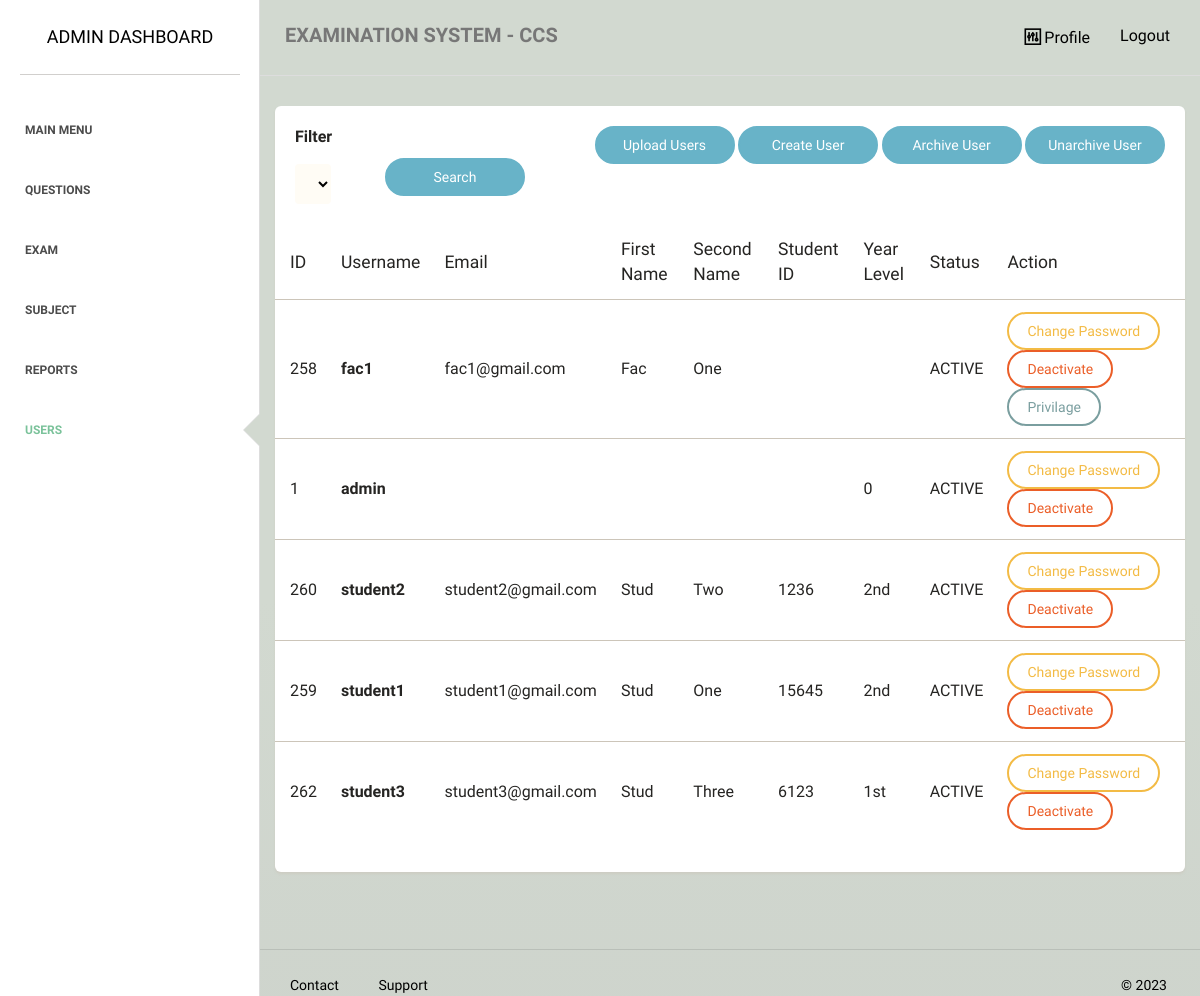
Page /admin/user/index.php on the committed database.
### tables this page shows
CREATE TABLE `accounts` (
  `id` int(255) NOT NULL,
  `username` varchar(255) NOT NULL,
  `password` varchar(255) NOT NULL,
  `role` varchar(255) NOT NULL,
  `email` varchar(255) NOT NULL,
  `first_name` varchar(255) NOT NULL,
  `last_name` varchar(255) NOT NULL,
  `student_id` varchar(255) DEFAULT NULL,
  `status` varchar(50) NOT NULL,
  `list_of_subject` varchar(2000) DEFAULT NULL,
  `yearlevel` varchar(10) DEFAULT NULL
);

### admin/user/index.php (the view, shortened to what this page needs)
<?php
require_once "../../dbconnect.php";
$search1 = $_GET['search1'] ?? '';
if ($search1) {
    $statement = $pdo->prepare('SELECT * FROM accounts WHERE role like :role');
    $statement->bindValue(':role', "%$search1%");
} else {
    $statement = $pdo->prepare('SELECT * FROM accounts order by student_id asc');
}
$statement->execute();
$procdata = $statement->fetchAll(PDO::FETCH_ASSOC);
?>
<!doctype html>
<html lang="en">
<head>
    <link href="../../assets/css/main.css" rel="stylesheet" />
    <link href="../../assets/css/animate.css" rel="stylesheet"/>
    <link href="../../assets/css/paper-dashboard.css" rel="stylesheet"/>
    <link href="../../assets/css/demo.css" rel="stylesheet" />
    <link href="http://maxcdn.bootstrapcdn.com/font-awesome/latest/css/font-awesome.min.css" rel="stylesheet">
    <link href="../../assets/css/themify-icons.css" rel="stylesheet">
</head>
<body>
<div class="wrapper">
    <div class="sidebar" data-background-color="white" data-active-color="success">
    	<div class="sidebar-wrapper">
            <div class="logo">
                <a href="" class="simple-text">
                    Admin Dashboard
                </a>
            </div>
            <ul class="nav">
                <li>
                    <a href="../">
                        <p>Main Menu</p>
                    </a>
                </li>
                <li>
                    <a href="../questions/">
                        <p>Questions</p>
                    </a>
                </li>
                <li>
                    <a href="../exams/">
                        <p>Exam</p>
                    </a>
                </li>
                <li>
                    <a href="../class/">
                        <p>Subject</p>
                    </a>
                </li>
                <li>
                    <a href="../generate/">
                        <p>Reports</p>
                    </a>
                </li>
                <li  class="active">
                    <a href="../user/">
                        <p>Users</p>
                    </a>
                </li>
            </ul>
    	</div>
    </div>
    <div class="main-panel">
        <nav class="navbar navbar-default">
            <div class="container-fluid">
                <div class="navbar-header">
                    <a class="navbar-brand" href="#">EXAMINATION SYSTEM - CCS</a>
                </div>
                <div class="collapse navbar-collapse">
                    <ul class="nav navbar-nav navbar-right">
                        <li>
                            <a href="../profile.php">
                                <i class="ti-panel"></i>
								<p>Profile</p>
                            </a>
                        </li>
						<li>
                            <a href="../../logout">
								<p>Logout</p>
                            </a>
                        </li>
                    </ul>
                </div>
            </div>
        </nav>
        <div class="content">
            <div class="container-fluid">
                <div class="row">
                    <div class="">
                        <div class="card ">
                            <div class="header">
                                <div class="header-arrangement">
                                    <div class="right">
                                        <form action="" method="get">
                                            <div class="flex">
                                                <p><b>Filter</b></p>
                                                <div class="row">
                                                    <div class="col-md-2">
                                                        <select name="search1" class="form-control" style="font-size: medium;">
                                                            <option value="" selected>Select</option>
                                                        </select>
                                                    </div>
                                                    <button type="submit"  class="btn btn-info btn-fill btn-wd" style="margin-left:5rem; margin-bottom:1rem;">Search</button>
                                                </div>
                                            </div>
                                        </form>
                                    </div>
                                    <div class="left">
                                        <a href="upload_user.php" class="btn btn-info btn-fill btn-wd">Upload Users</a>
                                        <a href="user_type.php" class="btn btn-info btn-fill btn-wd">Create User</a>
                                        <a href="mark_archive.php?search1=<?php echo $search1; ?>" class="btn btn-info btn-fill btn-wd">Archive User</a>
                                        <a href="mark_activate.php?search1=<?php echo $search1; ?>" class="btn btn-info btn-fill btn-wd">Unarchive User</a>
                                    </div>
                                </div>
                            </div>
                            <div class="content table-responsive table-full-width">
                                <table class="table">
                                    <thead>
                                        <th>ID</th>
                                    	<th>Username</th>
                                    	<th>Email</th>
                                    	<th>First Name</th>
                                    	<th>Second Name</th>
                                    	<th>Student ID</th>
                                    	<th>Year Level</th>
                                    	<th>Status</th>
                                    	<th>Action</th>
                                    </thead>
                                    <tbody>
                                        <?php foreach ($procdata as $i => $item): ?>
                                        <tr>
                                        	<td style="font-size:medium;"><?php echo $item['id']; ?></td>
                                        	<td style="font-size:medium;"><b><?php echo $item['username']; ?></b></td>
                                        	<td style="font-size:medium;"><?php echo $item['email']; ?></td>
                                        	<td style="font-size:medium;"><?php echo $item['first_name']; ?></td>
                                        	<td style="font-size:medium;"><?php echo $item['last_name']; ?></td>
                                            <td style="font-size:medium;"><?php echo $item['student_id']; ?></td>
                                            <td style="font-size:medium;"><?php echo $item['yearlevel']; ?></td>
                                        	<td style="font-size:medium;"><?php echo strtoupper($item['status']); ?></td>
                                        	<td style="text-align:left;">
                                                <a href="edit.php?id=<?php echo $item['id']; ?>" class="btn btn-warning btn-wd">Change Password</a>
                                                <?php if ($item['status'] == 'active'): ?>
                                                    <a href="remove.php?id=<?php echo $item['id']; ?>" class="btn btn-danger btn-">Deactivate </a>
                                                <?php elseif ($item['status'] == 'deactivated'): ?>
                                                    <a href="activate.php?id=<?php echo $item['id']; ?>" class="btn btn-success btn-">Activate </a>
                                                <?php endif;?>
                                                <?php if ($item['role'] == 'faculty'): ?>
                                                    <a href="view_priv.php?id=<?php echo $item['id']; ?>" class="btn btn-primary btn-">Privilage </a>
                                                <?php endif;?>
                                            </td>
                                        </tr>
                                        <?php endforeach;?>
                                    </tbody>
                                </table>
                            </div>
                        </div>
                    </div>
                </div>
            </div>
        </div>
        <footer class="footer">
            <div class="container-fluid">
                <nav class="pull-left">
                    <ul>
                        <li>
                            <a href="">
                               Contact
                            </a>
                        </li>
                        <li>
                            <a href="">
                                Support
                            </a>
                        </li>
                    </ul>
                </nav>
                <div class="copyright pull-right">
                    &copy; <script>document.write(new Date().getFullYear())</script>
                </div>
            </div>
        </footer>
    </div>
</div>
</body>
</html>

### assets/css/demo.css (style rules this page uses)
.header-arrangement { display: flex; }
.header-arrangement .right { flex: 1; }

### rows in the picture
accounts: id "258", username "fac1", email "fac1@gmail.com", first_name "Fac", last_name "One", status "ACTIVE"
accounts: id "1", username "admin", yearlevel "0", status "ACTIVE"
accounts: id "260", username "student2", email "student2@gmail.com", first_name "Stud", last_name "Two", student "1236", yearlevel "2nd", status "ACTIVE"
accounts: id "259", username "student1", email "student1@gmail.com", first_name "Stud", last_name "One", student "15645", yearlevel "2nd", status "ACTIVE"
accounts: id "262", username "student3", email "student3@gmail.com", first_name "Stud", last_name "Three", student "6123", yearlevel "1st", status "ACTIVE"
